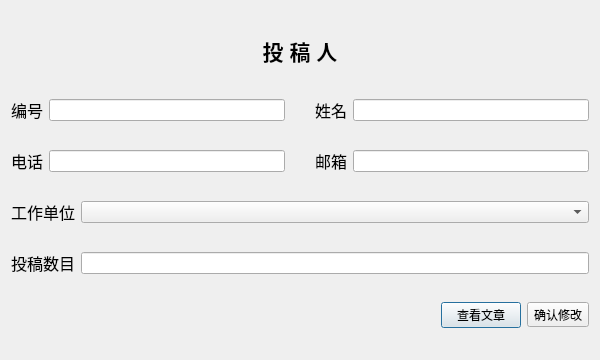
<?xml version="1.0" encoding="UTF-8"?>
<ui version="4.0">
 <class>DContributorInfo</class>
 <widget class="QDialog" name="DContributorInfo">
  <property name="geometry">
   <rect>
    <x>0</x>
    <y>0</y>
    <width>600</width>
    <height>360</height>
   </rect>
  </property>
  <property name="minimumSize">
   <size>
    <width>0</width>
    <height>0</height>
   </size>
  </property>
  <property name="maximumSize">
   <size>
    <width>635</width>
    <height>360</height>
   </size>
  </property>
  <property name="windowTitle">
   <string>投稿人详情</string>
  </property>
  <layout class="QVBoxLayout" name="verticalLayout">
   <item>
    <widget class="QLabel" name="label_title">
     <property name="sizePolicy">
      <sizepolicy hsizetype="Preferred" vsizetype="Preferred">
       <horstretch>0</horstretch>
       <verstretch>0</verstretch>
      </sizepolicy>
     </property>
     <property name="maximumSize">
      <size>
       <width>16777215</width>
       <height>39</height>
      </size>
     </property>
     <property name="text">
      <string>&lt;html&gt;&lt;head/&gt;&lt;body&gt;&lt;p align=&quot;center&quot;&gt;&lt;span style=&quot; font-size:16pt; font-weight:600;&quot;&gt;投 稿 人&lt;/span&gt;&lt;/p&gt;&lt;/body&gt;&lt;/html&gt;</string>
     </property>
     <property name="textFormat">
      <enum>Qt::RichText</enum>
     </property>
    </widget>
   </item>
   <item>
    <layout class="QHBoxLayout" name="horizontalLayout_8" stretch="11,1,11">
     <item>
      <layout class="QHBoxLayout" name="horizontalLayout">
       <item>
        <widget class="QLabel" name="label_id">
         <property name="text">
          <string>&lt;html&gt;&lt;head/&gt;&lt;body&gt;&lt;p&gt;&lt;span style=&quot; font-size:12pt;&quot;&gt;编号&lt;/span&gt;&lt;/p&gt;&lt;/body&gt;&lt;/html&gt;</string>
         </property>
         <property name="textFormat">
          <enum>Qt::RichText</enum>
         </property>
        </widget>
       </item>
       <item>
        <widget class="QLineEdit" name="line_id"/>
       </item>
      </layout>
     </item>
     <item>
      <spacer name="horizontalSpacer_2">
       <property name="orientation">
        <enum>Qt::Horizontal</enum>
       </property>
       <property name="sizeHint" stdset="0">
        <size>
         <width>40</width>
         <height>20</height>
        </size>
       </property>
      </spacer>
     </item>
     <item>
      <layout class="QHBoxLayout" name="horizontalLayout_4">
       <item>
        <widget class="QLabel" name="label_name">
         <property name="text">
          <string>&lt;html&gt;&lt;head/&gt;&lt;body&gt;&lt;p&gt;&lt;span style=&quot; font-size:12pt;&quot;&gt;姓名&lt;/span&gt;&lt;/p&gt;&lt;/body&gt;&lt;/html&gt;</string>
         </property>
         <property name="textFormat">
          <enum>Qt::RichText</enum>
         </property>
        </widget>
       </item>
       <item>
        <widget class="QLineEdit" name="line_name"/>
       </item>
      </layout>
     </item>
    </layout>
   </item>
   <item>
    <layout class="QHBoxLayout" name="horizontalLayout_9" stretch="11,1,11">
     <item>
      <layout class="QHBoxLayout" name="horizontalLayout_2">
       <item>
        <widget class="QLabel" name="label_phone">
         <property name="text">
          <string>&lt;html&gt;&lt;head/&gt;&lt;body&gt;&lt;p&gt;&lt;span style=&quot; font-size:12pt;&quot;&gt;电话&lt;/span&gt;&lt;/p&gt;&lt;/body&gt;&lt;/html&gt;</string>
         </property>
         <property name="textFormat">
          <enum>Qt::RichText</enum>
         </property>
        </widget>
       </item>
       <item>
        <widget class="QLineEdit" name="line_phone"/>
       </item>
      </layout>
     </item>
     <item>
      <spacer name="horizontalSpacer_3">
       <property name="orientation">
        <enum>Qt::Horizontal</enum>
       </property>
       <property name="sizeHint" stdset="0">
        <size>
         <width>40</width>
         <height>20</height>
        </size>
       </property>
      </spacer>
     </item>
     <item>
      <layout class="QHBoxLayout" name="horizontalLayout_5">
       <item>
        <widget class="QLabel" name="label_email">
         <property name="text">
          <string>&lt;html&gt;&lt;head/&gt;&lt;body&gt;&lt;p&gt;&lt;span style=&quot; font-size:12pt;&quot;&gt;邮箱&lt;/span&gt;&lt;/p&gt;&lt;/body&gt;&lt;/html&gt;</string>
         </property>
         <property name="textFormat">
          <enum>Qt::RichText</enum>
         </property>
        </widget>
       </item>
       <item>
        <widget class="QLineEdit" name="line_email"/>
       </item>
      </layout>
     </item>
    </layout>
   </item>
   <item>
    <layout class="QHBoxLayout" name="horizontalLayout_7" stretch="12">
     <item>
      <layout class="QHBoxLayout" name="horizontalLayout_3">
       <item>
        <widget class="QLabel" name="label_workUnit">
         <property name="sizePolicy">
          <sizepolicy hsizetype="Preferred" vsizetype="Preferred">
           <horstretch>0</horstretch>
           <verstretch>0</verstretch>
          </sizepolicy>
         </property>
         <property name="text">
          <string>&lt;html&gt;&lt;head/&gt;&lt;body&gt;&lt;p&gt;&lt;span style=&quot; font-size:12pt;&quot;&gt;工作单位&lt;/span&gt;&lt;/p&gt;&lt;/body&gt;&lt;/html&gt;</string>
         </property>
         <property name="textFormat">
          <enum>Qt::RichText</enum>
         </property>
        </widget>
       </item>
       <item>
        <widget class="QComboBox" name="cmb_unit">
         <property name="sizePolicy">
          <sizepolicy hsizetype="Expanding" vsizetype="Fixed">
           <horstretch>0</horstretch>
           <verstretch>0</verstretch>
          </sizepolicy>
         </property>
        </widget>
       </item>
      </layout>
     </item>
    </layout>
   </item>
   <item>
    <layout class="QHBoxLayout" name="horizontalLayout_10" stretch="12">
     <item>
      <layout class="QHBoxLayout" name="horizontalLayout_6" stretch="0,0">
       <item>
        <widget class="QLabel" name="label_paperCount">
         <property name="text">
          <string>&lt;html&gt;&lt;head/&gt;&lt;body&gt;&lt;p&gt;&lt;span style=&quot; font-size:12pt;&quot;&gt;投稿数目&lt;/span&gt;&lt;/p&gt;&lt;/body&gt;&lt;/html&gt;</string>
         </property>
         <property name="textFormat">
          <enum>Qt::RichText</enum>
         </property>
        </widget>
       </item>
       <item>
        <widget class="QLineEdit" name="line_paperCount">
         <property name="enabled">
          <bool>true</bool>
         </property>
         <property name="focusPolicy">
          <enum>Qt::NoFocus</enum>
         </property>
        </widget>
       </item>
      </layout>
     </item>
    </layout>
   </item>
   <item>
    <layout class="QHBoxLayout" name="horizontalLayout_11">
     <item>
      <spacer name="horizontalSpacer">
       <property name="orientation">
        <enum>Qt::Horizontal</enum>
       </property>
       <property name="sizeHint" stdset="0">
        <size>
         <width>218</width>
         <height>20</height>
        </size>
       </property>
      </spacer>
     </item>
     <item>
      <widget class="QPushButton" name="btn_paper">
       <property name="text">
        <string>查看文章</string>
       </property>
       <property name="icon">
        <iconset resource="MainWin.qrc">
         <normaloff>:/Icon/Resources/图标/page_128px_535768_easyicon.net.png</normaloff>:/Icon/Resources/图标/page_128px_535768_easyicon.net.png</iconset>
       </property>
      </widget>
     </item>
     <item>
      <widget class="QToolButton" name="btn_confirm">
       <property name="text">
        <string>确认修改</string>
       </property>
       <property name="icon">
        <iconset resource="MainWin.qrc">
         <normaloff>:/Icon/Resources/图标/accept_approve_comfirm_ok_tick_yes.png</normaloff>:/Icon/Resources/图标/accept_approve_comfirm_ok_tick_yes.png</iconset>
       </property>
       <property name="toolButtonStyle">
        <enum>Qt::ToolButtonTextBesideIcon</enum>
       </property>
      </widget>
     </item>
    </layout>
   </item>
  </layout>
 </widget>
 <layoutdefault spacing="6" margin="11"/>
 <resources>
  <include location="MainWin.qrc"/>
 </resources>
 <connections/>
</ui>
